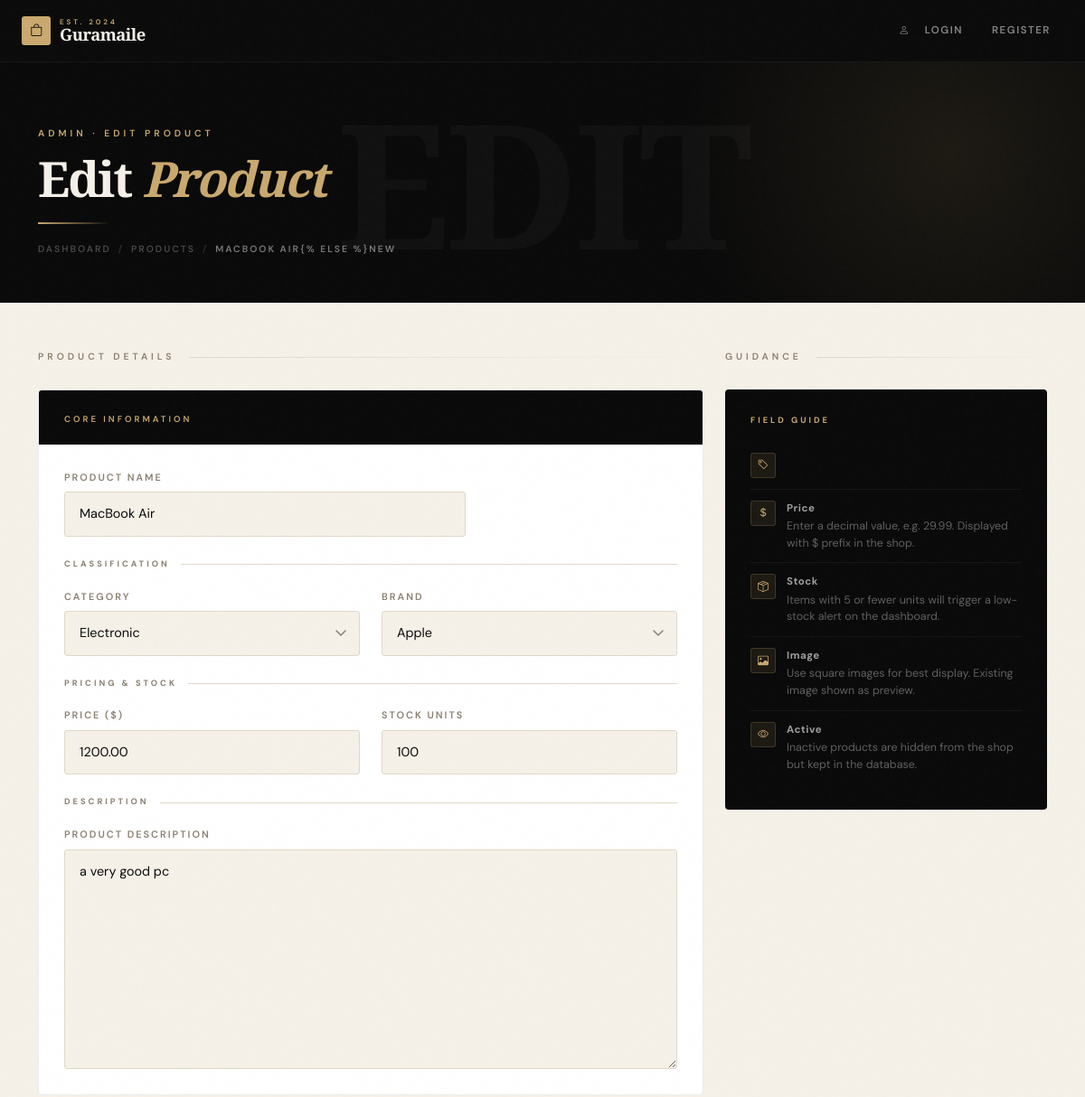
/users/shop/dashboard/products/edit/1/ (upper part), run on an earlier commit of the app's database.
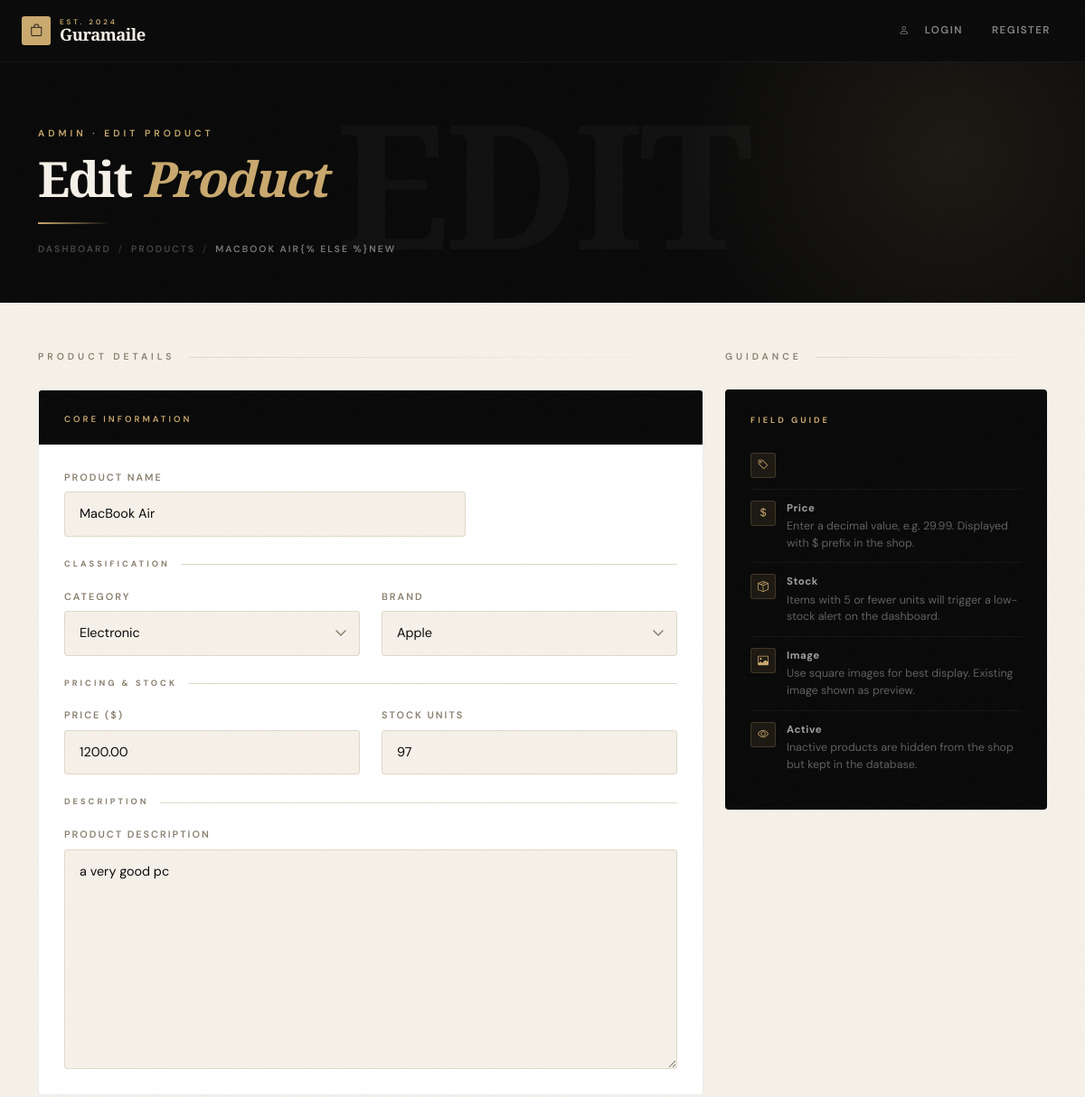
And on a later commit of the database.
### shop/models.py (models this page shows, shortened)
class Product(models.Model):
    name = models.CharField(max_length=255)
    short_description = models.CharField(max_length=300, blank=True)
    description = models.TextField()
    price = models.DecimalField(max_digits=10, decimal_places=2)
    stock = models.PositiveIntegerField(default=0)
    sku = models.CharField(max_length=100, blank=True)
    category = models.ForeignKey(Category, on_delete=models.CASCADE, related_name='products')
    brand = models.ForeignKey(Brand, on_delete=models.SET_NULL, null=True, related_name='products')
    image = models.ImageField(upload_to='products/')
    is_active = models.BooleanField(default=True)

### shop/views.py (the view)
# urls.py: path('dashboard/products/edit/<int:pk>/', views.product_edit, name='product_edit_url'),
def product_edit(request, pk):
    product = get_object_or_404(Product, pk=pk)
    if request.method == 'POST':
        form = ProductForm(request.POST, request.FILES, instance=product)
        if form.is_valid():
            form.save()
            return redirect('admin_dashboard')
    else:
        form = ProductForm(instance=product)
    return render(request, 'product/product_form.html', {
        'form': form
    })

### shop/forms.py
class ProductForm(forms.ModelForm):
    class Meta:
        model = Product
        fields = [
            'name',
            'description',
            'price',
            'stock',
            'category',
            'brand',
            'image',
        ]

### shop/models.py (called while the page is built)
    def __str__(self):
        return self.name

    def __str__(self):
        return self.name

### shop/templates/product/product_form.html (shortened to what the changed rows need)
{% extends 'shop/base.html' %}
{% load static %}
{% block content %}
<div class="page-header">
  <div class="container">
    <div class="header-content">
      <h1 class="header-title">
        {% if form.instance.pk %}Edit <span>Product</span>{% else %}Add
        <span>Product</span>{% endif %}
      </h1>
      <div class="header-breadcrumb">
        <a href="{% url 'admin_dashboard' %}">Dashboard</a>
        <span>/</span>
        <a href="{% url 'admin_dashboard' %}?tab=products">Products</a>
        <span>/</span>
        <span class="current"
          >{% if form.instance.pk %}{{ form.instance.name|truncatechars:30 }}{%
          else %}New{% endif %}</span
        >
      </div>
    </div>
  </div>
</div>
<div class="form-section">
  <div class="container">
    <form method="POST" enctype="multipart/form-data" class="product-form">
      <div class="row g-4 align-items-start">
        <div class="col-lg-8">
          <div class="form-panel form-panel-main">
            <div class="panel-body">
              <div class="row g-4">
                <div class="col-md-8">
                  <label class="field-label" for="id_name">Product Name</label>
                  {{ form.name }}
                </div>
              </div>
              <div class="form-divider mt-4">
                <span class="form-divider-label">Classification</span>
                <div class="form-divider-line"></div>
              </div>
              <div class="row g-4">
                <div class="col-md-6">
                  <label class="field-label" for="id_category">Category</label>
                  {{ form.category }}
                </div>
                <div class="col-md-6">
                  <label class="field-label" for="id_brand">Brand</label>
                  {{ form.brand }}
                </div>
              </div>
              <div class="form-divider mt-4">
                <span class="form-divider-label">Pricing & Stock</span>
                <div class="form-divider-line"></div>
              </div>
              <div class="row g-4">
                <div class="col-md-6">
                  <label class="field-label" for="id_price">Price ($)</label>
                  {{ form.price }}
                </div>
                <div class="col-md-6">
                  <label class="field-label" for="id_stock">Stock Units</label>
                  {{ form.stock }}
                </div>
              </div>
              <div class="form-divider mt-4">
                <span class="form-divider-label">Description</span>
                <div class="form-divider-line"></div>
              </div>
              <label class="field-label" for="id_description"
                >Product Description</label
              >
              {{ form.description }}
            </div>
          </div>
        </div>
      </div>
    </form>
  </div>
</div>
{% endblock %}

What changed in the data, as far as the page shows it:
changed Product "MACBOOK AIR": stock "100" → "97"
